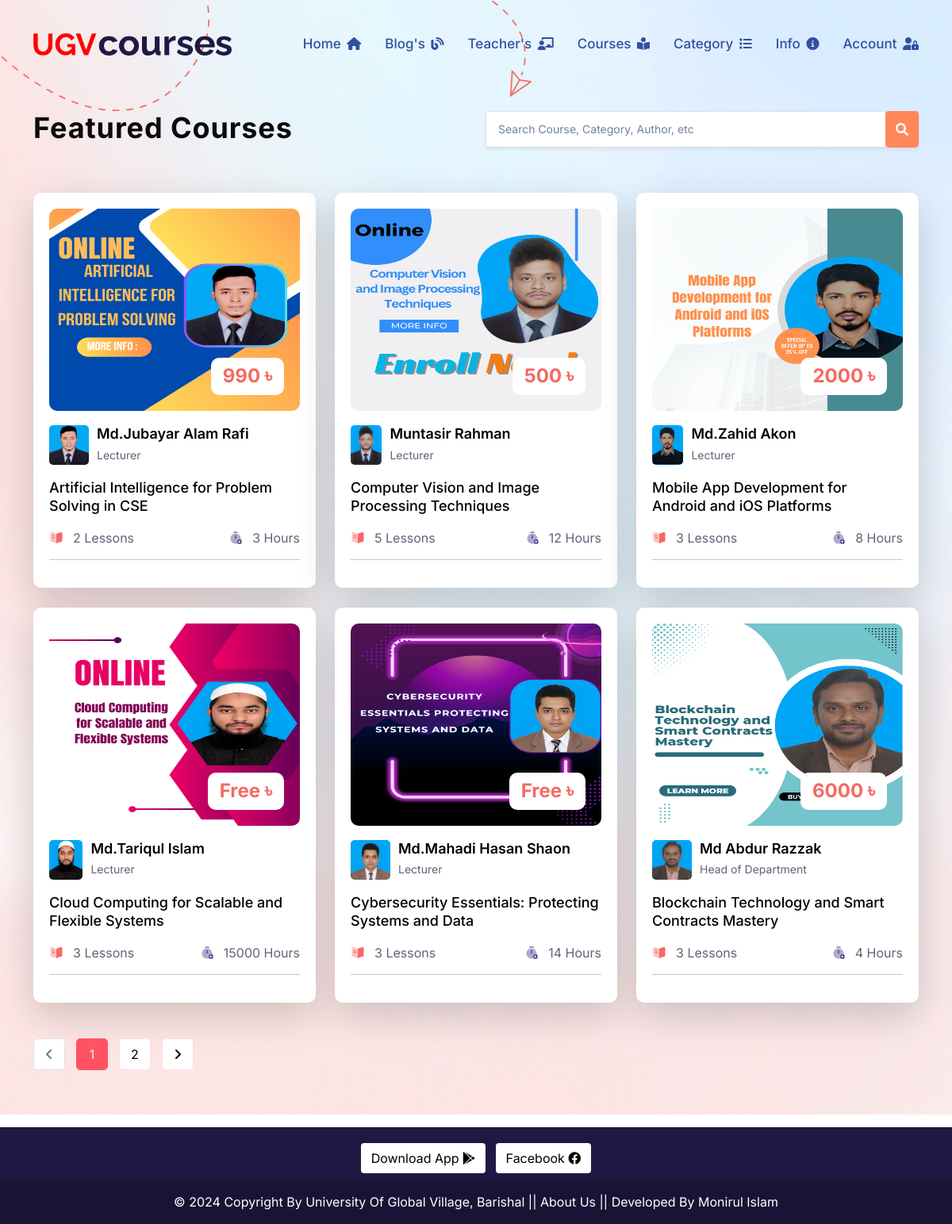
Page /courses/ on the committed database.
### lms/models.py (models this page shows, shortened)
class Course(models.Model):
    ADVANCED = 'Advanced'
    INTERMEDIATE = 'Intermediate'
    BASIC = 'Basic'
    SKILL_CHOICES = [
        (ADVANCED,'Advanced'),
        (INTERMEDIATE,'Intermediate'),
        ( BASIC ,'Basic'),
    ]
    BANGLA = 'Bangla'
    ENGLISH = 'English'
    LANGUAGE_CHOOSE = [
        (BANGLA ,'Bangla'),
        (ENGLISH ,'English'),
    ]
    author = models.ForeignKey(Author, related_name='course_author', on_delete=models.CASCADE)
    category = models.ForeignKey(Category, related_name='course_category', on_delete=models.CASCADE)
    title = models.CharField(max_length=300, unique=True)
    slug = models.SlugField( max_length=350, null=True, blank=True)
    duration = models.PositiveIntegerField(default=0)
    skill_level = models.CharField(max_length=50, choices=SKILL_CHOICES, default=BASIC)
    language = models.CharField(max_length=20, choices=LANGUAGE_CHOOSE, default=BANGLA)
    course_details = RichTextField()
    banner = models.ImageField(upload_to='courses_banner/')
    price = models.PositiveIntegerField(default=0)
    created_date = models.DateTimeField(auto_now_add=True)

class Author(models.Model):
    name = models.CharField(max_length=100, unique=True)
    image = models.ImageField(upload_to='author_images/')
    designation = models.CharField(max_length=150)
    phone_regex = RegexValidator(
        regex=r'^\+?1?\d{9,15}$',  # Example regex for international phone numbers
        message="Phone number must be entered in the format: '+880 1XXX NNNNNN'. Up to 15 digits allowed."
    )
    phone_number = models.CharField(validators=[phone_regex], max_length=16, blank=True, null=True)
    email =models.EmailField(max_length=50)
    slug = models.SlugField(null=True, blank=True)

### lms/views.py (the view)
# urls.py: path('courses/', courses, name='courses'),
def courses(request):
    queryset = Course.objects.order_by('-created_date')
    page = request.GET.get('page',1)
    paginator = Paginator(queryset,6)
    try:
        courses = paginator.page(page)
    except EmptyPage:
        courses = paginator.page(1)
    except PageNotAnInteger:
        courses = paginator.page(1)
        return redirect('home')
    context = {
        'courses': courses,
        'paginator': paginator,
    }
    return render (request, 'courses.html', context)

### lms/context_processors.py (called while the page is built)
def get_all_categories(request):
    categories = Category.objects.all()
    category_counts = []
    for category in categories:
        course_count = Course.objects.filter(category=category).count()
        if course_count > 0:  # Only include non-empty categories
            category_counts.append({'category': category, 'course_count': course_count})
    context = {
        "categories":categories,
        "category_counts": category_counts,
    }
    return context

### templates/courses.html (shortened to what this page needs)
{% extends 'base.html' %}
{% load static %}
{% block content %}
<section class="section new-course">
  <div class="container">
    <div class="row" style="padding-top: 60px;">
      <div class="col-md-6">
        <div class="section-sub-head">
          <h2>Featured Courses</h2>
        </div>
      </div>
      <div class="col-md-6 ">
        <form class="form-inline shadow-sm" method="GET" action="{% url 'search' %}">
          <div class="input-group align-items-stretch">
              <input type="text" class="form-control" placeholder="Search Course, Category, Author, etc" name="search">
              <div class="input-group-append">
                  <button style="line-height: 2;" class="btn btn-primary" type="submit"><i class="fas fa-search"></i></button>
              </div>
          </div>
      </form>
      </div>
    </div>
    <div class="course-feature">
      <div class="row">
        {% for course in courses %}
        {% include 'course_card.html' %}
          {% endfor %}
    </div>
    {% include 'pagination.html' %}
  </div>
</section>
{% endblock content %}

### templates/course_card.html (shortened to what this page needs)
{% load static %}
<div class="col-lg-4 col-md-6 d-flex ">
    <div class="course-box d-flex aos shadow-lg" data-aos="fade-up">
      <div class="product">
        <div class="product-img">
          <a href="{% url 'course_details' course.slug %}">
            <img
              class="img-fluid"
              style="width: 380px; height: 255px;"
              alt="{{course.title}}"
              src="{{course.banner.url}}"
            />
          </a>
          <div class="price">
            <h3>{{ course.price|default:"Free" }} &#2547;</h3>
          </div>
        </div>
        <div class="product-content">
          <div class="course-group d-flex">
            <div class="course-group-img d-flex">
                {% if course.author.slug %}
                    <a href="{% url 'author_details' course.author.slug %}">
                        <img src="{{ course.author.image.url }}" alt="{{ course.author.name }}" class="img-fluid" />
                    </a>
                    <div class="course-name">
                        <h4>
                            <a href="{% url 'author_details' course.author.slug %}">{{ course.author.name }}</a>
                        </h4>
                        <p>{{ course.author.designation }}</p>
                    </div>
                {% endif %}
            </div>
        </div>
          <h3 class="title instructor-text">
            <a href="{% url 'course_details' course.slug %}"
              >{{course.title}}</a
            >
          </h3>
          <div class="course-info d-flex align-items-center">
            <div class="rating-img d-flex align-items-center">
              <img
                src="{% static 'assets/img/icon/icon-01.svg' %}"
                alt
              />
              <p>{{course.videos.all.count }} Lessons</p>
            </div>
            <div class="course-view d-flex align-items-center">
              <img
                src="{% static 'assets/img/icon/icon-02.svg' %}"
                alt
              />
              <p>{{course.duration}} Hours</p>
            </div>
          </div>
        </div>
      </div>
    </div>
</div>

### lms/static/assets/css/custom.css (style rules this page uses)
.price { min-width: 64px !important; padding: 9px 15px; }

### rows in the picture
Course: banner (picture), price "990", author.image (picture), author.name "Md.Jubayar Alam Rafi", author.designation "Lecturer", title "Artificial Intelligence for Problem Solving in CSE", videos.all.count "2", duration "3"
Course: banner (picture), price "500", author.image (picture), author.name "Muntasir Rahman", author.designation "Lecturer", title "Computer Vision and Image Processing Techniques", videos.all.count "5", duration "12"
Course: banner (picture), price "2000", author.image (picture), author.name "Md.Zahid Akon", author.designation "Lecturer", title "Mobile App Development for Android and iOS Platforms", videos.all.count "3", duration "8"
Course: banner (picture), price "Free", author.image (picture), author.name "Md.Tariqul Islam", author.designation "Lecturer", title "Cloud Computing for Scalable and Flexible Systems", videos.all.count "3", duration "15000"
Course: banner (picture), price "Free", author.image (picture), author.name "Md.Mahadi Hasan Shaon", author.designation "Lecturer", title "Cybersecurity Essentials: Protecting Systems and Data", videos.all.count "3", duration "14"
Course: banner (picture), price "6000", author.image (picture), author.name "Md Abdur Razzak", author.designation "Head of Department", title "Blockchain Technology and Smart Contracts Mastery", videos.all.count "3", duration "4"

### other values in the picture
{{ page_number }} "1"
{{ page_number }} "2"
